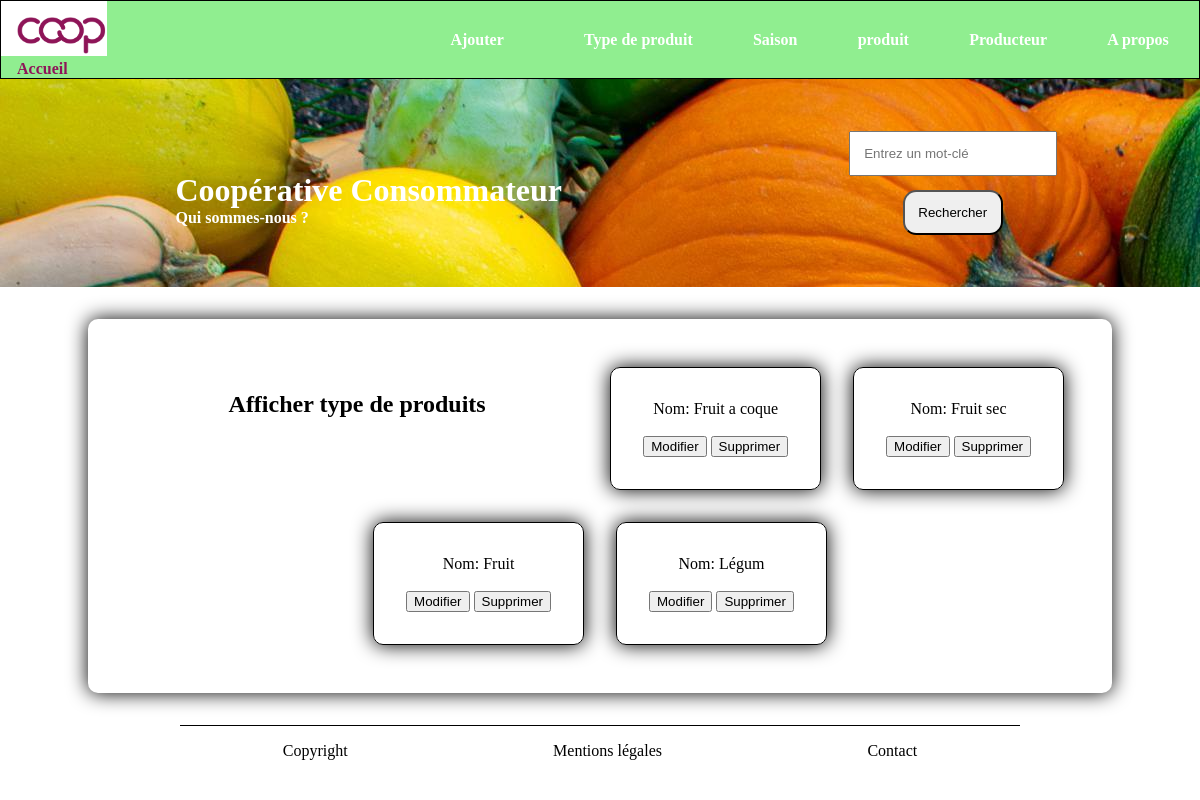
The app's page /producttype.php with its own data.
### tables this page shows
CREATE TABLE IF NOT EXISTS `type_de_produit` (
  `ITYPRO` bigint UNSIGNED NOT NULL AUTO_INCREMENT,
  `DTYPRO` varchar(50) NOT NULL,
  PRIMARY KEY (`ITYPRO`),
  UNIQUE KEY `ITYPRO` (`ITYPRO`)
);

### producttype.php (the view, shortened to what this page needs)
<?php
require_once "./root/pdo.php";
include './includes/header.php';
include './includes/banner.php';
include './includes/section.php';
$sql = "SELECT * FROM type_de_produit";
$query = $db->query($sql);
$types= $query->fetchAll(); ?>
<?php foreach ($types as $type) : ?>
    <div class="result_item">
        <p>Nom: <?= $type["DTYPRO"] ?></p>
        <br>
    <button>
        <a href="updateProductType.php?id=<?=$type["ITYPRO"]?>"> Modifier</a>
    </button>
    <button>
        <a href="deleteProductType.php?id=<?=$type["ITYPRO"]?>"> Supprimer</a>
    </button>
    </div>
<?php endforeach ?>
<?php
include './includes/footer.php';

### assets/css/stylesheet.css (style rules this page uses)
* { padding: auto; margin: auto; }
a { text-decoration: none; color:black; }
.result_item { border: 1px solid black; padding:2em; margin:1em; box-shadow: 0px 0px 20px black; text-align: center; border-radius: 10px; }

### records on screen
type_de_produit: DTYPRO "Fruit a coque"
type_de_produit: DTYPRO "Fruit sec"
type_de_produit: DTYPRO "Fruit"
type_de_produit: DTYPRO "Légum"

### other values on screen
$titreArticle "Afficher type de produits"
